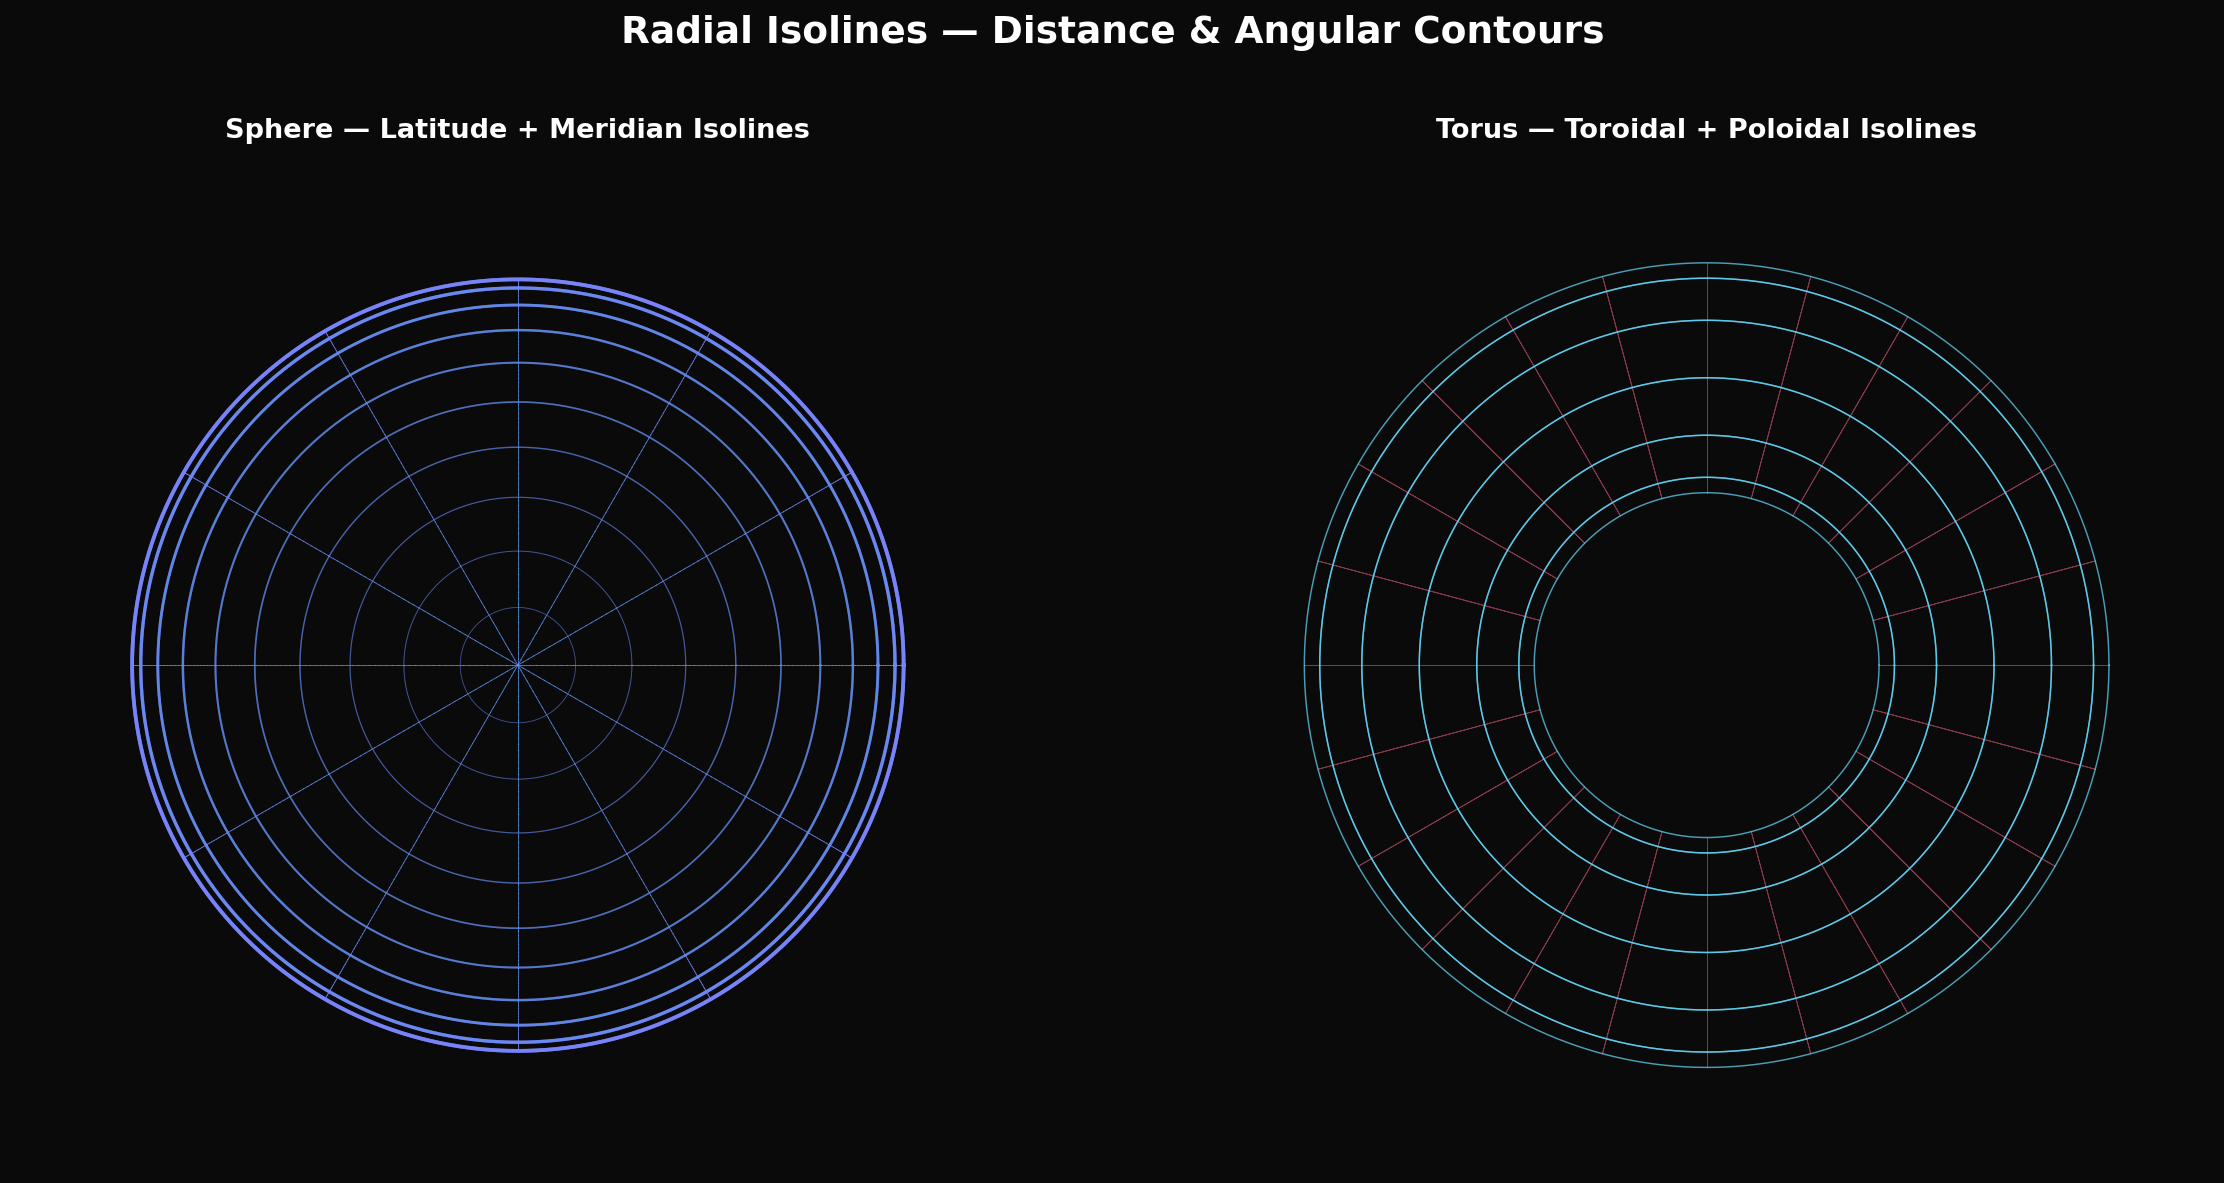

The Python source for this figure:
"""
Approach 6: Radial Isolines

Contour lines based on distance from center, combined with angular
and height information. Particularly effective for revealing spherical,
toroidal, and axially-symmetric objects.
"""

import numpy as np
import matplotlib.pyplot as plt


def sphere_projection(n=500):
    """Project a sphere's radial contours onto 2D."""
    theta = np.linspace(0, 2 * np.pi, n)
    n_rings = 20

    fig_data = []
    for i in range(1, n_rings + 1):
        phi = i * np.pi / (n_rings + 1)
        r = np.sin(phi)  # radius of ring at this latitude
        z = np.cos(phi)  # height
        x = r * np.cos(theta)
        y = r * np.sin(theta)
        fig_data.append((x, y, z))
    return fig_data


def torus_projection(n=500):
    """Project torus iso-curves onto 2D."""
    theta = np.linspace(0, 2 * np.pi, n)
    R, r = 2.0, 0.8
    n_rings = 24

    fig_data = []
    # Toroidal circles (around the tube)
    for i in range(n_rings):
        u = i * 2 * np.pi / n_rings
        cx = R * np.cos(u)
        cy = R * np.sin(u)
        x = cx + r * np.cos(theta) * np.cos(u)
        y = cy + r * np.cos(theta) * np.sin(u)
        z = r * np.sin(theta)
        fig_data.append((x, y, z, "toroidal"))

    # Poloidal circles (along the ring)
    for i in range(12):
        v = i * 2 * np.pi / 12
        x = (R + r * np.cos(v)) * np.cos(theta)
        y = (R + r * np.cos(v)) * np.sin(theta)
        z_val = r * np.sin(v)
        fig_data.append((x, y, np.full_like(theta, z_val), "poloidal"))

    return fig_data


fig, axes = plt.subplots(1, 2, figsize=(16, 8))
fig.patch.set_facecolor("#0a0a0a")

# Sphere
ax = axes[0]
ax.set_facecolor("#0a0a0a")
ax.set_aspect("equal")
data = sphere_projection()
for x, y, z in data:
    t = (z + 1) / 2  # normalize z to 0-1
    alpha = 0.3 + 0.6 * (1 - abs(z))
    lw = 0.4 + 1.5 * (1 - abs(z))
    color = plt.cm.cool(t)
    ax.plot(x, y, color=color, linewidth=lw, alpha=alpha)

# Add meridian lines
theta = np.linspace(0, np.pi, 200)
for i in range(12):
    phi = i * np.pi / 6
    x = np.sin(theta) * np.cos(phi)
    y = np.sin(theta) * np.sin(phi)
    z = np.cos(theta)
    colors = plt.cm.cool((z + 1) / 2)
    for j in range(len(theta) - 1):
        ax.plot(
            [x[j], x[j + 1]], [y[j], y[j + 1]],
            color=colors[j], linewidth=0.4, alpha=0.5,
        )

ax.set_xlim(-1.3, 1.3)
ax.set_ylim(-1.3, 1.3)
ax.axis("off")
ax.set_title("Sphere — Latitude + Meridian Isolines", color="white",
             fontsize=13, fontweight="bold", pad=12)

# Torus
ax = axes[1]
ax.set_facecolor("#0a0a0a")
ax.set_aspect("equal")
data = torus_projection()
for item in data:
    if item[3] == "toroidal":
        x, y, z, _ = item
        color = "#ff6688"
        ax.plot(x, y, color=color, linewidth=0.4, alpha=0.5)
    else:
        x, y, z, _ = item
        color = "#66ddff"
        ax.plot(x, y, color=color, linewidth=0.7, alpha=0.7)

ax.set_xlim(-3.5, 3.5)
ax.set_ylim(-3.5, 3.5)
ax.axis("off")
ax.set_title("Torus — Toroidal + Poloidal Isolines", color="white",
             fontsize=13, fontweight="bold", pad=12)

fig.suptitle(
    "Radial Isolines — Distance & Angular Contours",
    color="white", fontsize=18, fontweight="bold", y=0.98,
)
plt.tight_layout(rect=[0, 0, 1, 0.93])
plt.savefig(
    "/home/user/research/isoline-3d-visualization/06_radial_isolines.png",
    dpi=150, bbox_inches="tight", facecolor=fig.get_facecolor(),
)
plt.close()
print("Saved 06_radial_isolines.png")
